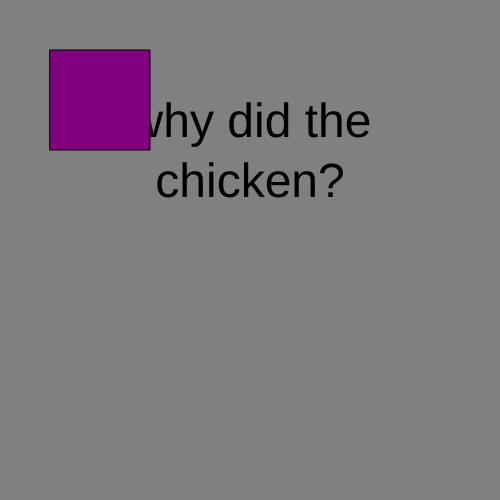
Frame 1 (no input)
Frame 60 (no input): identical to frame 1, image omitted
Frame 120 (the mouse pressed at the canvas centre since frame 60): identical to frame 1, image omitted

The p5.js sketch that drew this single still picture (run headless with seeded random() and noise() and a simulated clock; from frame 60 on, the mouse is pressed at the canvas centre):

// p5.js sketch
// ── sketch.js
let myState = 0;

function setup() {
  createCanvas(500, 500);
  textAlign(CENTER) ;
  rectMode(CENTER) ;
}

function draw() {

  switch (myState) {
    case 0:
    background('grey') ;
    fill('black') ;
    textSize(48) ;
    text("why did the chicken?", width/2, height/2, 400, 300) ;
    break ;

    case 1:
    background('yellow') ;
    fill('black') ;
    textSize(48) ;
    text("because", width/2, height/2, 400, 300) ;
    break ;
  }

  fill('purple') ;
  rect(100, 100, 100, 100) ;

}

function mouseReleased(){
  if ((mouseX > 100) && (mouseX < 200) && (mouseY > 100) && (mouseY < 200)){
    myState++ ;
    if (myState > 1) myState = 0 ;
  }
}
